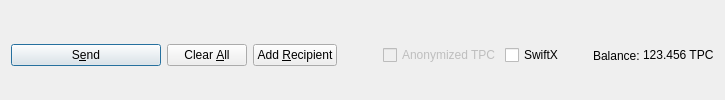
         <widget class="QFrame" name="frame_Send">
          <layout class="QHBoxLayout" name="horizontalLayout">
           <property name="bottomMargin">
            <number>0</number>
           </property>
           <item>
            <widget class="QPushButton" name="sendButton">
             <property name="minimumSize">
              <size>
               <width>150</width>
               <height>0</height>
              </size>
             </property>
             <property name="toolTip">
              <string>Confirm the send action</string>
             </property>
             <property name="text">
              <string>S&amp;end</string>
             </property>
             <property name="icon">
              <iconset resource="../tpc.qrc">
               <normaloff>:/icons/send</normaloff>:/icons/send</iconset>
             </property>
             <property name="autoDefault">
              <bool>false</bool>
             </property>
             <property name="default">
              <bool>true</bool>
             </property>
            </widget>
           </item>
           <item>
            <widget class="QPushButton" name="clearButton">
             <property name="sizePolicy">
              <sizepolicy hsizetype="Minimum" vsizetype="Fixed">
               <horstretch>0</horstretch>
               <verstretch>0</verstretch>
              </sizepolicy>
             </property>
             <property name="toolTip">
              <string>Clear all fields of the form.</string>
             </property>
             <property name="text">
              <string>Clear &amp;All</string>
             </property>
             <property name="icon">
              <iconset resource="../tpc.qrc">
               <normaloff>:/icons/remove</normaloff>:/icons/remove</iconset>
             </property>
             <property name="autoDefault">
              <bool>false</bool>
             </property>
            </widget>
           </item>
           <item>
            <widget class="QPushButton" name="addButton">
             <property name="toolTip">
              <string>Send to multiple recipients at once</string>
             </property>
             <property name="text">
              <string>Add &amp;Recipient</string>
             </property>
             <property name="icon">
              <iconset resource="../tpc.qrc">
               <normaloff>:/icons/add</normaloff>:/icons/add</iconset>
             </property>
             <property name="autoDefault">
              <bool>false</bool>
             </property>
            </widget>
           </item>
           <item>
            <spacer name="horizontalSpacer">
             <property name="orientation">
              <enum>Qt::Horizontal</enum>
             </property>
             <property name="sizeHint" stdset="0">
              <size>
               <width>40</width>
               <height>20</height>
              </size>
             </property>
            </spacer>
           </item>
           <item>
            <layout class="QHBoxLayout" name="horizontalLayout_2">
             <property name="spacing">
              <number>3</number>
             </property>
             <item>
              <widget class="QCheckBox" name="checkxTPC">
               <property name="enabled">
                <bool>false</bool>
               </property>
               <property name="text">
                <string>Anonymized TPC</string>
               </property>
              </widget>
             </item>
             <item>
              <widget class="QCheckBox" name="checkSwiftTX">
               <property name="enabled">
                <bool>true</bool>
               </property>
               <property name="minimumSize">
                <size>
                 <width>85</width>
                 <height>0</height>
                </size>
               </property>
               <property name="text">
                <string>SwiftX</string>
               </property>
              </widget>
             </item>
             <item>
              <widget class="QLabel" name="label">
               <property name="text">
                <string>Balance:</string>
               </property>
              </widget>
             </item>
             <item>
              <widget class="QLabel" name="labelBalance">
               <property name="sizePolicy">
                <sizepolicy hsizetype="Preferred" vsizetype="Fixed">
                 <horstretch>0</horstretch>
                 <verstretch>0</verstretch>
                </sizepolicy>
               </property>
               <property name="cursor">
                <cursorShape>IBeamCursor</cursorShape>
               </property>
               <property name="text">
                <string notr="true">123.456 TPC</string>
               </property>
               <property name="textInteractionFlags">
                <set>Qt::LinksAccessibleByMouse|Qt::TextSelectableByKeyboard|Qt::TextSelectableByMouse</set>
               </property>
              </widget>
             </item>
            </layout>
           </item>
          </layout>
         </widget>
